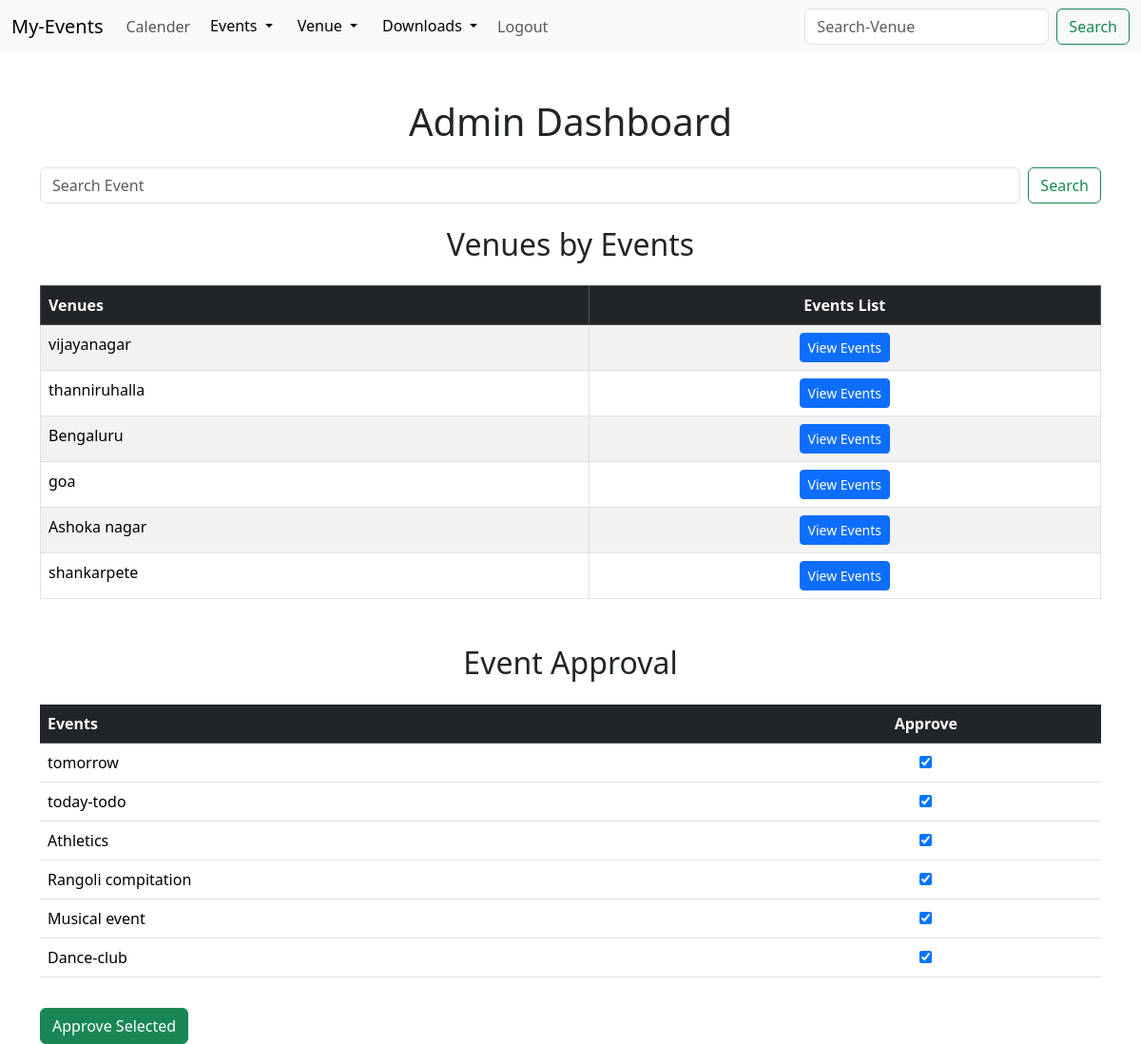
Screenshot of /admin_approval (signed in) with the database file from the repository.
### events/models.py (models this page shows, shortened)
class Venue(models.Model):
    name = models.CharField('Venue name',max_length= 100)
    address = models.CharField(max_length=300)
    zip_code = models.CharField('zip code',max_length= 100)
    web = models.URLField('website address')
    email_address = models.EmailField('Email')
    owner = models.IntegerField("venue owner",blank=False,default=1)
    image = models.ImageField("image",null=True,blank=True,upload_to="images/")

class Event(models.Model):
    name = models.CharField('Event name', max_length=100)
    event_date = models.DateTimeField('Event date')
    venue = models.ForeignKey(Venue, blank=True, null=True, on_delete=models.CASCADE)
    manager = models.ForeignKey(User, blank=True, null=True, on_delete=models.SET_NULL)
    description = models.TextField(blank=True)
    attendees = models.ManyToManyField(Attenders, blank=True)
    approval =  models.BooleanField("Approved",default=False,)

### events/views.py (the view, shortened to what this page needs)
# urls.py: path('admin_approval',views.admin_aprove,name="admin_aprove"),
def admin_aprove(req):
    event_list = Event.objects.all().order_by('-event_date')
    venue_list = Venue.objects.all()
    if req.user.is_superuser:
        return render(req, 'events/admin-aprove.html', {
            'event_list': event_list,
            'venues': venue_list,
        })
    else:
        messages.error(req, 'Unable to access this page, only admins can access.')
        return redirect('event-list')

### events/templates/events/admin-aprove.html (shortened to what this page needs)
{% extends 'events/base.html' %}
{% block content %}
{% if user.is_superuser %}
<div class="container mt-5">
    <h1 class="text-center mb-4">Admin Dashboard</h1>
    <form class="d-flex mb-4" role="search" method="POST" action="{% url 'searchEvent' %}">
        <input class="form-control me-2" type="search" placeholder="Search Event" aria-label="Search" name="search">
        <button class="btn btn-outline-success" type="submit">Search</button>
    </form>
    <h2 class="text-center mb-4">Venues by Events</h2>
    <table class="table table-bordered table-striped">
        <thead class="table-dark">
            <tr>
                <th scope="col">Venues</th>
                <th scope="col" class="text-center">Events List</th>
            </tr>
        </thead>
        <tbody>
            {% for venue in venues %}
                <tr>
                    <td>{{ venue.name }}</td>
                    <td class="text-center">
                        <a href="{% url 'venue_events' venue.name %}" class="btn btn-primary btn-sm">View Events</a>
                    </td>
                </tr>
            {% endfor %}
        </tbody>
    </table>
    <h2 class="text-center mt-5 mb-4">Event Approval</h2>
    <form action="" method="POST">
        <table class="table table-hover">
            <thead class="table-dark">
                <tr>
                    <th scope="col">Events</th>
                    <th scope="col" class="text-center">Approve</th>
                </tr>
            </thead>
            <tbody>
                {% for event in event_list %}
                    <tr>
                        <td>{{ event.name }}</td>
                        <td class="text-center">
                            <input type="checkbox" value="{{ event.id }}" name="Uboxes"
                            {% if event.approval %} checked {% endif %}>
                        </td>
                    </tr>
                {% endfor %}
            </tbody>
        </table>
        <button type="submit" class="btn btn-success btn-block mt-3">Approve Selected</button>
    </form>
</div>
{% else %}
<div class="alert alert-danger text-center mt-5" role="alert">
    <strong>You are unauthorized to approve events.</strong>
</div>
{% endif %}
{% endblock %}

### rows the page displays
Venue: name "vijayanagar"
Venue: name "thanniruhalla"
Venue: name "Bengaluru"
Venue: name "goa"
Venue: name "Ashoka nagar"
Venue: name "shankarpete"
Event: name "tomorrow", approval "☑"
Event: name "today-todo", approval "☑"
Event: name "Athletics", approval "☑"
Event: name "Rangoli compitation", approval "☑"
Event: name "Musical event", approval "☑"
Event: name "Dance-club", approval "☑"
